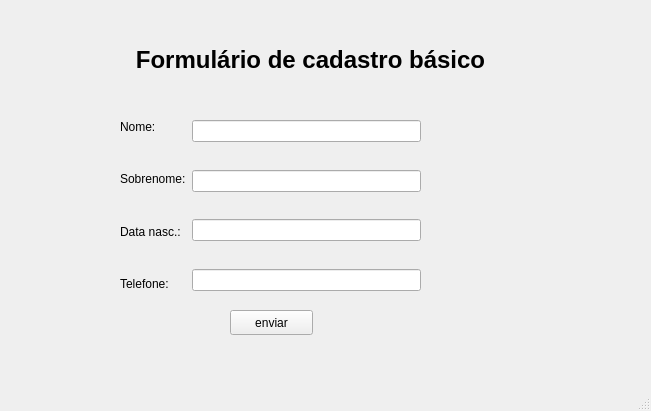
<?xml version="1.0" encoding="UTF-8"?>
<ui version="4.0">
 <class>MyForms</class>
 <widget class="QMainWindow" name="MyForms">
  <property name="geometry">
   <rect>
    <x>0</x>
    <y>0</y>
    <width>651</width>
    <height>411</height>
   </rect>
  </property>
  <property name="windowTitle">
   <string>MyForms</string>
  </property>
  <widget class="QWidget" name="centralwidget">
   <widget class="QLabel" name="label">
    <property name="geometry">
     <rect>
      <x>70</x>
      <y>40</y>
      <width>481</width>
      <height>41</height>
     </rect>
    </property>
    <property name="text">
     <string>&lt;html&gt;&lt;head/&gt;&lt;body&gt;&lt;h1 align=&quot;center&quot; style=&quot; margin-top:18px; margin-bottom:12px; margin-left:0px; margin-right:0px; -qt-block-indent:0; text-indent:0px;&quot;&gt;&lt;span style=&quot; font-size:xx-large; font-weight:600;&quot;&gt;Formulário de cadastro básico&lt;/span&gt;&lt;/h1&gt;&lt;/body&gt;&lt;/html&gt;</string>
    </property>
   </widget>
   <widget class="QWidget" name="">
    <property name="geometry">
     <rect>
      <x>120</x>
      <y>120</y>
      <width>301</width>
      <height>171</height>
     </rect>
    </property>
    <layout class="QVBoxLayout" name="verticalLayout_3">
     <item>
      <layout class="QHBoxLayout" name="horizontalLayout_2">
       <item>
        <layout class="QHBoxLayout" name="horizontalLayout">
         <item>
          <layout class="QVBoxLayout" name="verticalLayout_2">
           <item>
            <widget class="QLabel" name="nome">
             <property name="text">
              <string>Nome:</string>
             </property>
            </widget>
           </item>
           <item>
            <spacer name="verticalSpacer_4">
             <property name="orientation">
              <enum>Qt::Vertical</enum>
             </property>
             <property name="sizeHint" stdset="0">
              <size>
               <width>20</width>
               <height>40</height>
              </size>
             </property>
            </spacer>
           </item>
           <item>
            <widget class="QLabel" name="sobrenome">
             <property name="text">
              <string>Sobrenome:</string>
             </property>
            </widget>
           </item>
           <item>
            <spacer name="verticalSpacer_6">
             <property name="orientation">
              <enum>Qt::Vertical</enum>
             </property>
             <property name="sizeHint" stdset="0">
              <size>
               <width>20</width>
               <height>40</height>
              </size>
             </property>
            </spacer>
           </item>
           <item>
            <widget class="QLabel" name="nasc">
             <property name="text">
              <string>Data nasc.:</string>
             </property>
            </widget>
           </item>
           <item>
            <spacer name="verticalSpacer_3">
             <property name="orientation">
              <enum>Qt::Vertical</enum>
             </property>
             <property name="sizeHint" stdset="0">
              <size>
               <width>20</width>
               <height>40</height>
              </size>
             </property>
            </spacer>
           </item>
           <item>
            <widget class="QLabel" name="label_2">
             <property name="text">
              <string>Telefone:</string>
             </property>
            </widget>
           </item>
          </layout>
         </item>
        </layout>
       </item>
       <item>
        <layout class="QVBoxLayout" name="verticalLayout">
         <item>
          <widget class="QLineEdit" name="line_nome"/>
         </item>
         <item>
          <spacer name="verticalSpacer_2">
           <property name="orientation">
            <enum>Qt::Vertical</enum>
           </property>
           <property name="sizeHint" stdset="0">
            <size>
             <width>20</width>
             <height>40</height>
            </size>
           </property>
          </spacer>
         </item>
         <item>
          <widget class="QLineEdit" name="line_sobrenome"/>
         </item>
         <item>
          <spacer name="verticalSpacer">
           <property name="orientation">
            <enum>Qt::Vertical</enum>
           </property>
           <property name="sizeHint" stdset="0">
            <size>
             <width>20</width>
             <height>40</height>
            </size>
           </property>
          </spacer>
         </item>
         <item>
          <widget class="QLineEdit" name="line_nasc"/>
         </item>
         <item>
          <spacer name="verticalSpacer_5">
           <property name="orientation">
            <enum>Qt::Vertical</enum>
           </property>
           <property name="sizeHint" stdset="0">
            <size>
             <width>20</width>
             <height>40</height>
            </size>
           </property>
          </spacer>
         </item>
         <item>
          <widget class="QLineEdit" name="line_tel"/>
         </item>
        </layout>
       </item>
      </layout>
     </item>
    </layout>
   </widget>
   <widget class="QPushButton" name="btn_enviar">
    <property name="geometry">
     <rect>
      <x>230</x>
      <y>310</y>
      <width>83</width>
      <height>25</height>
     </rect>
    </property>
    <property name="text">
     <string>enviar</string>
    </property>
   </widget>
  </widget>
  <widget class="QMenuBar" name="menubar">
   <property name="geometry">
    <rect>
     <x>0</x>
     <y>0</y>
     <width>651</width>
     <height>22</height>
    </rect>
   </property>
  </widget>
  <widget class="QStatusBar" name="statusbar"/>
 </widget>
 <resources/>
 <connections/>
</ui>
